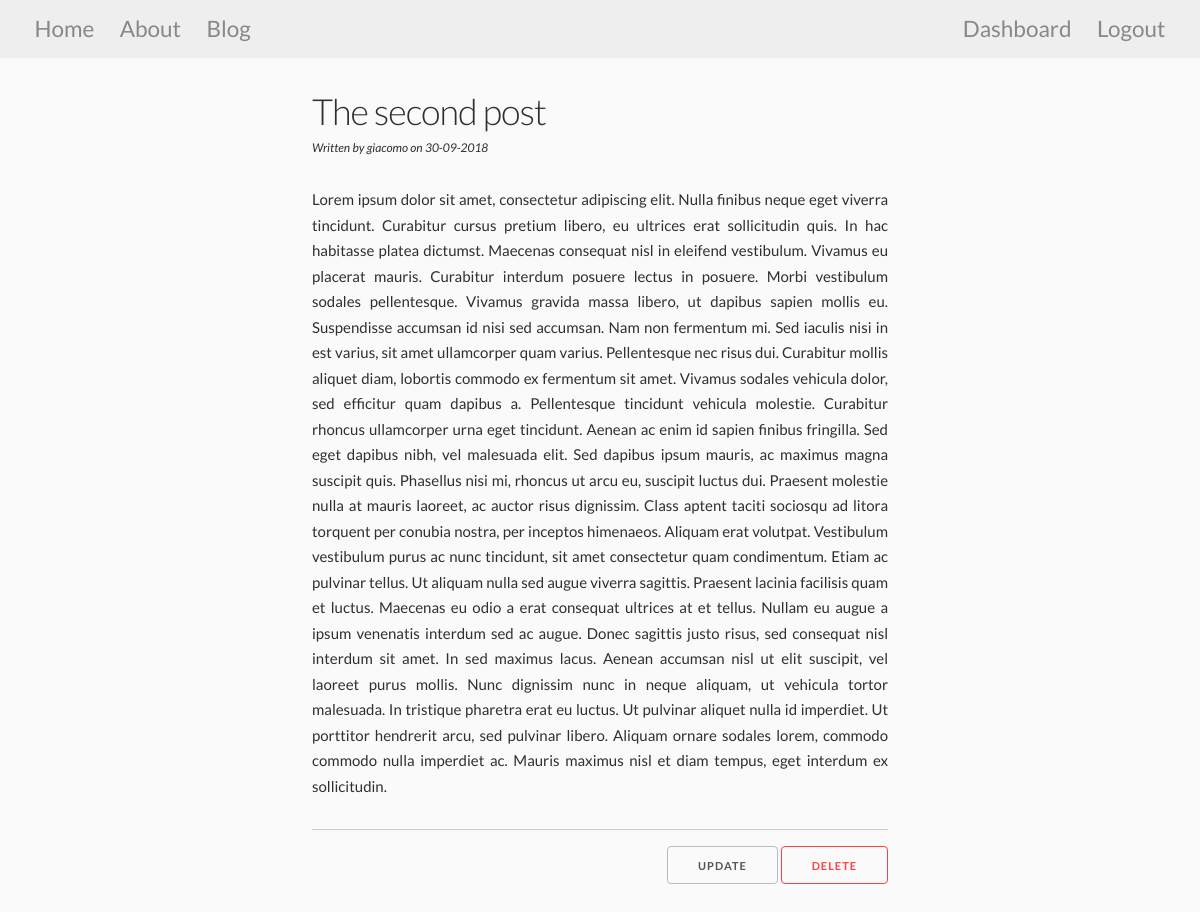
/blog/2 (signed in), run on the app's committed database.
### myspace/models.py (models this page shows, shortened)
class Post(db.Model):
  id = db.Column(db.Integer, primary_key=True)
  title = db.Column(db.String(100), nullable=False)
  date_posted = db.Column(db.DateTime, nullable=False, default=datetime.utcnow)
  content = db.Column(db.Text, nullable=False)
  user_id = db.Column(db.Integer, db.ForeignKey('user.id'), nullable=False)

### myspace/views.py (the view)
@app.route("/blog/<int:post_id>")
def post(post_id):
  post = Post.query.get_or_404(post_id)
  return render_template('post-r.html', title=post.title, post=post)

### myspace/templates/post-r.html
{% extends 'layout.html' %}
{% block body %}
  <article id="post">
    <div>
      <div id="post-header">
        <div>
          <h3>{{ post.title }}</h3>
          <small><em>Written by {{ post.user_id }} on {{ post.date_posted.strftime('%d-%m-%Y') }}</em></small>
        </div>
      </div>
      <div class="post-contents">
        <p>{{ post.content }}</p>
      </div>
    </div>
    <hr>
    {% if post.user_id == session['username'] %}
    <div class="post-controls">
      <a href="{{ url_for('update_post', post_id=post.id) }}" class="button">Update</a>
      <form action="{{ url_for('delete_post', post_id=post.id) }}" method="POST">
        <input type="submit" value="delete" class="delete-btn">
      </form>
    </div>
    {% endif %}
  </article>
{% endblock body %}

### myspace/static/css/styles.css (style rules this page uses)
:root { --main-text-color: #2f2f2f; --main-bg-color: #fafafa; --light-blue-color: rgb(126, 193, 196); --dark-blue-color: rgb(106, 133, 190); }
body { font: 15px/1.5 'Lato', Helvetica,sans-serif; margin: 0; padding: 0; overflow-x: hidden; color: var(--main-text-color); background-color: var(--main-bg-color); }
hr { display: block; height: 1px; border: 0; border-top: 1px solid #ccc; margin: 1em 0; padding: 0; }
a { color: #888; text-decoration: none; }
input[type="submit"].delete-btn { color: rgb(255, 65, 65); border: 1px solid rgb(255, 65, 65); }
article * { margin: 0; }
#post { margin: auto; width: 60%; margin-bottom: 5em; }
#post .post-contents { text-align: justify; line-height: 1.7em; margin: 2em 0; }
#post .post-controls { margin-top: 1em; text-align: right; }
#post .post-controls > form { display: inline; }

### data on the page
Post: title "The second post", user_id "giacomo", date_posted "30-09-2018", content "Lorem ipsum dolor sit amet, consectetur adipiscing elit. Nulla finibus neque eget viverra tincidunt. Curabitur cursus pretium libero, eu ultrices erat sollicitudin quis. In hac habitasse platea dictumst. Maecenas consequat nisl in eleifend vestibulum. Vivamus eu placerat mauris. Curabitur interdum posuere lectus in posuere. Morbi vestibulum sodales pellentesque. Vivamus gravida massa libero, ut dapibus sapien mollis eu. Suspendisse accumsan id nisi sed accumsan. Nam non fermentum mi. Sed iaculis nisi in est varius, sit amet ullamcorper quam varius. Pellentesque nec risus dui. Curabitur mollis aliquet diam, lobortis commodo ex fermentum sit amet. Vivamus sodales vehicula dolor, sed efficitur…"
